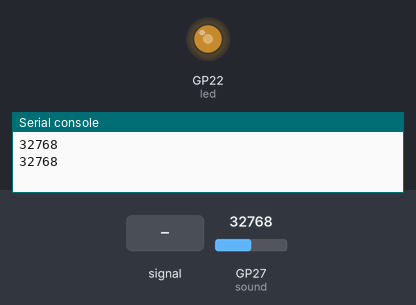
Recording of a program running on a simulated Raspberry Pi Pico running MicroPython. Shown: output pins drawn as LEDs (lit = HIGH), the last lines printed to the serial console. The inputs (shaded band) are chosen by the test bench; at power-on: GP27 (sound) = 32768 (analog values on the 0–65535 scale).

Above: at 1.2 s.
1.3 s: GP27 (sound) fed a 200 Hz sine of ±5242 counts around its level
At 2.8 s:
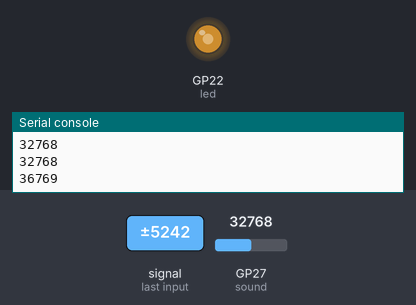
5.4 s: GP27 (sound) set to 57670
7.5 s: GP27 (sound) set to 7864
At 8.9 s:
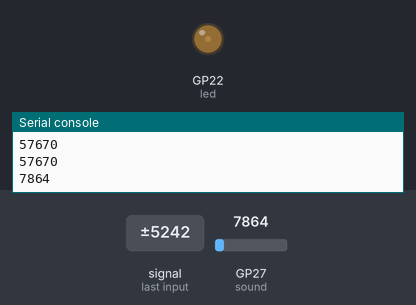
9.5 s: GP27 (sound) set to 0
At 10.5 s:
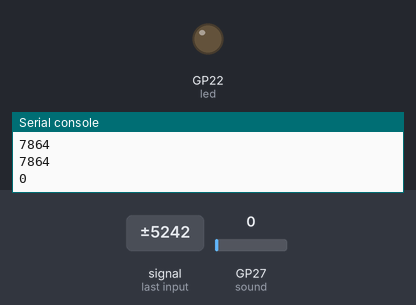
Timing chart, 0 to 12.5 s (numbered marks = the images above; inputs shaded):
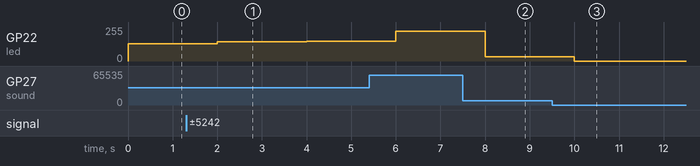

The program:

sound.py
```python
from machine import Pin, PWM, ADC
import time

led = PWM(Pin(22)) # led를 22번 핀에 연결, 출력으로 설정
led.freq(1000)

sound = ADC(27)

while True:
    sound_value = sound.read_u16() # 소리감지 센서값을 읽어서변수 sound_value에 저장
    led.duty_u16(sound_value) # PWM을 발생 시킴
    print(sound_value) # 센서값 출력
    time.sleep(1)
```

Measured:
- after the input at 1.3 s, GP22 (led): 128/255 → 143/255 after 0.70 s, → 146/255 1.0 s later, → 147/255 1.0 s later, → 148/255 1.0 s later
- after the input at 7.5 s, GP22 (led): 224/255 → 31/255 after 0.50 s
- after the input at 9.5 s, GP22 (led): 31/255 → 0/255 after 0.50 s
